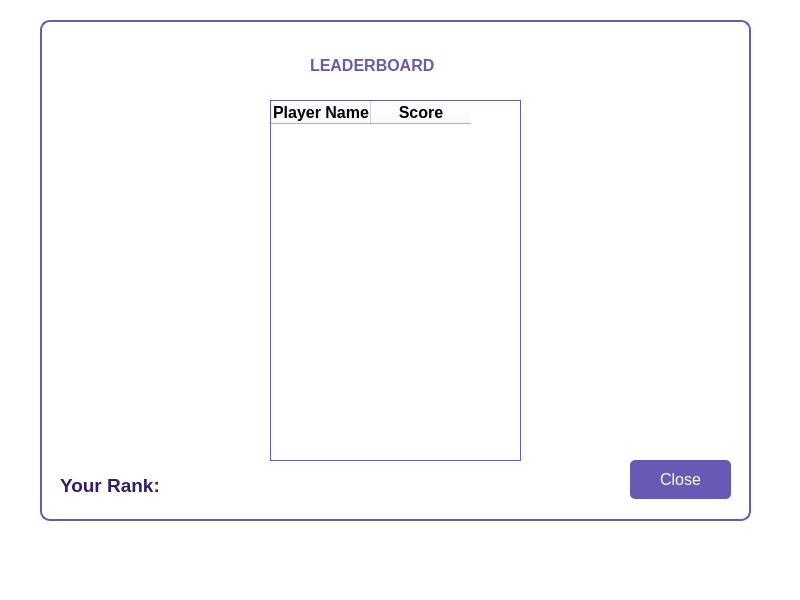
<?xml version="1.0" encoding="UTF-8"?>
<ui version="4.0">
 <class>BoardWindow</class>
 <widget class="QMainWindow" name="BoardWindow">
  <property name="geometry">
   <rect>
    <x>0</x>
    <y>0</y>
    <width>800</width>
    <height>600</height>
   </rect>
  </property>
  <property name="windowTitle">
   <string>MainWindow</string>
  </property>
  <property name="styleSheet">
   <string notr="true">background-color: rgb(255, 255, 255);
</string>
  </property>
  <widget class="QWidget" name="centralwidget">
   <widget class="QGroupBox" name="groupBox">
    <property name="geometry">
     <rect>
      <x>40</x>
      <y>20</y>
      <width>711</width>
      <height>501</height>
     </rect>
    </property>
    <property name="styleSheet">
     <string notr="true">QLabel {
    color: rgb(104, 90, 180); /* Main purple */
    font-size: 12pt;
    font-weight: bold;
}
QGroupBox {
    background-color: rgb(255, 255, 255); /* White background */
    border: 2px solid rgb(104, 90, 180); /* Purple border */
    border-radius: 10px;
    padding: 10px;
}

/* Style the leaderboard table */
QTableWidget {
    background-color: rgb(255, 255, 255); /* White background */
    border: 1px solid rgb(104, 90, 180); /* Purple border */
    gridline-color: rgb(104, 90, 180); /* Grid lines */
    font-size: 12pt;
    color: rgb(50, 30, 100); /* Dark purple text */
}

/* Style the table headers */
QTableWidget::horizontalHeader {
    background-color: rgb(104, 90, 180); /* Purple header */
    color: white;
    font-weight: bold;
    font-size: 14pt;
}

/* Style the close button */
QPushButton#closeButton {
    background-color: rgb(104, 90, 180); /* Purple background */
    color: white;
    font-size: 12pt;
    padding: 6px 12px;
    border-radius: 5px;
}

/* Button hover effect */
QPushButton#closeButton:hover {
    background-color: rgb(120, 110, 200);
}

/* Button pressed effect */
QPushButton#closeButton:pressed {
    background-color: rgb(80, 60, 160);
}

/* Style the rank label */
QLabel#rankLabel {
    font-size: 14pt;
    color: rgb(50, 30, 100); /* Dark purple text */
}

/* Style the menu bar */
QMenuBar {
    background-color: rgb(104, 90, 180); /* Purple menu bar */
    color: white;
}

/* Style the status bar */
QStatusBar {
    background-color: rgb(240, 240, 250); /* Light purple */
    color: rgb(50, 30, 100); /* Dark purple text */
}
</string>
    </property>
    <property name="title">
     <string/>
    </property>
    <widget class="QTableWidget" name="leaderboardTable">
     <property name="enabled">
      <bool>true</bool>
     </property>
     <property name="geometry">
      <rect>
       <x>230</x>
       <y>80</y>
       <width>251</width>
       <height>361</height>
      </rect>
     </property>
     <column>
      <property name="text">
       <string>Player Name</string>
      </property>
      <property name="font">
       <font>
        <pointsize>12</pointsize>
        <bold>true</bold>
       </font>
      </property>
     </column>
     <column>
      <property name="text">
       <string>Score</string>
      </property>
      <property name="font">
       <font>
        <pointsize>12</pointsize>
        <bold>true</bold>
       </font>
      </property>
     </column>
    </widget>
    <widget class="QLabel" name="rankLabel">
     <property name="geometry">
      <rect>
       <x>20</x>
       <y>450</y>
       <width>311</width>
       <height>31</height>
      </rect>
     </property>
     <property name="text">
      <string>Your Rank: </string>
     </property>
    </widget>
    <widget class="QPushButton" name="closeButton">
     <property name="geometry">
      <rect>
       <x>590</x>
       <y>440</y>
       <width>101</width>
       <height>39</height>
      </rect>
     </property>
     <property name="text">
      <string>Close</string>
     </property>
    </widget>
    <widget class="QLabel" name="label">
     <property name="geometry">
      <rect>
       <x>270</x>
       <y>30</y>
       <width>171</width>
       <height>31</height>
      </rect>
     </property>
     <property name="font">
      <font>
       <pointsize>12</pointsize>
       <bold>true</bold>
      </font>
     </property>
     <property name="text">
      <string>LEADERBOARD</string>
     </property>
    </widget>
   </widget>
  </widget>
  <widget class="QMenuBar" name="menubar">
   <property name="geometry">
    <rect>
     <x>0</x>
     <y>0</y>
     <width>800</width>
     <height>22</height>
    </rect>
   </property>
  </widget>
  <widget class="QStatusBar" name="statusbar"/>
 </widget>
 <resources/>
 <connections/>
</ui>
